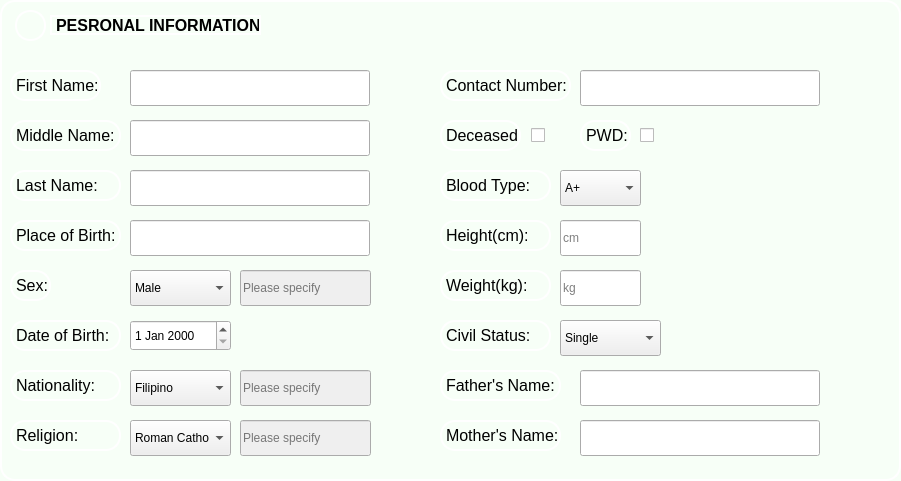
    <widget class="QFrame" name="personalInfromationFrame_2">
     <property name="geometry">
      <rect>
       <x>290</x>
       <y>100</y>
       <width>901</width>
       <height>481</height>
      </rect>
     </property>
     <property name="styleSheet">
      <string notr="true">QFrame {
    background-color: #f7fff7;   
    border: 2px solid white;  
    border-radius: 15px;      
}
</string>
     </property>
     <property name="frameShape">
      <enum>QFrame::StyledPanel</enum>
     </property>
     <property name="frameShadow">
      <enum>QFrame::Raised</enum>
     </property>
     <widget class="QLabel" name="personalInformationIcon_3">
      <property name="geometry">
       <rect>
        <x>15</x>
        <y>10</y>
        <width>31</width>
        <height>31</height>
       </rect>
      </property>
      <property name="text">
       <string/>
      </property>
      <property name="pixmap">
       <pixmap>../../../../OneDrive/Desktop/2nd Term/IT5L(2748)/3rd Deliverable (System Design)/Icons/personal information.png</pixmap>
      </property>
      <property name="scaledContents">
       <bool>true</bool>
      </property>
     </widget>
     <widget class="QLabel" name="personalInformationLabel_2">
      <property name="geometry">
       <rect>
        <x>50</x>
        <y>15</y>
        <width>211</width>
        <height>20</height>
       </rect>
      </property>
      <property name="font">
       <font>
        <pointsize>12</pointsize>
        <bold>true</bold>
       </font>
      </property>
      <property name="text">
       <string>PESRONAL INFORMATION</string>
      </property>
     </widget>
     <widget class="QLabel" name="firstName_3">
      <property name="geometry">
       <rect>
        <x>10</x>
        <y>70</y>
        <width>91</width>
        <height>31</height>
       </rect>
      </property>
      <property name="font">
       <font>
        <pointsize>12</pointsize>
       </font>
      </property>
      <property name="text">
       <string>First Name:</string>
      </property>
     </widget>
     <widget class="QLineEdit" name="firstNameInput_2">
      <property name="geometry">
       <rect>
        <x>130</x>
        <y>70</y>
        <width>240</width>
        <height>36</height>
       </rect>
      </property>
     </widget>
     <widget class="QLineEdit" name="middleNameInput_2">
      <property name="geometry">
       <rect>
        <x>130</x>
        <y>120</y>
        <width>240</width>
        <height>36</height>
       </rect>
      </property>
     </widget>
     <widget class="QLabel" name="middleName_2">
      <property name="geometry">
       <rect>
        <x>10</x>
        <y>120</y>
        <width>111</width>
        <height>31</height>
       </rect>
      </property>
      <property name="font">
       <font>
        <pointsize>12</pointsize>
       </font>
      </property>
      <property name="text">
       <string>Middle Name:</string>
      </property>
     </widget>
     <widget class="QLabel" name="lastName_2">
      <property name="geometry">
       <rect>
        <x>10</x>
        <y>170</y>
        <width>111</width>
        <height>31</height>
       </rect>
      </property>
      <property name="font">
       <font>
        <pointsize>12</pointsize>
       </font>
      </property>
      <property name="text">
       <string>Last Name:</string>
      </property>
     </widget>
     <widget class="QLineEdit" name="lastNameInput_2">
      <property name="geometry">
       <rect>
        <x>130</x>
        <y>170</y>
        <width>240</width>
        <height>36</height>
       </rect>
      </property>
     </widget>
     <widget class="QLabel" name="placeOfBirth_2">
      <property name="geometry">
       <rect>
        <x>10</x>
        <y>220</y>
        <width>111</width>
        <height>31</height>
       </rect>
      </property>
      <property name="font">
       <font>
        <pointsize>12</pointsize>
       </font>
      </property>
      <property name="text">
       <string>Place of Birth:</string>
      </property>
     </widget>
     <widget class="QLineEdit" name="placeOfBirthInput_2">
      <property name="geometry">
       <rect>
        <x>130</x>
        <y>220</y>
        <width>240</width>
        <height>36</height>
       </rect>
      </property>
     </widget>
     <widget class="QLabel" name="dateOfBirth_2">
      <property name="geometry">
       <rect>
        <x>10</x>
        <y>320</y>
        <width>111</width>
        <height>31</height>
       </rect>
      </property>
      <property name="font">
       <font>
        <pointsize>12</pointsize>
       </font>
      </property>
      <property name="text">
       <string>Date of Birth:</string>
      </property>
     </widget>
     <widget class="QDateEdit" name="dateOfBirthInput_2">
      <property name="geometry">
       <rect>
        <x>130</x>
        <y>320</y>
        <width>101</width>
        <height>31</height>
       </rect>
      </property>
     </widget>
     <widget class="QLabel" name="nationality_2">
      <property name="geometry">
       <rect>
        <x>10</x>
        <y>370</y>
        <width>111</width>
        <height>31</height>
       </rect>
      </property>
      <property name="font">
       <font>
        <pointsize>12</pointsize>
       </font>
      </property>
      <property name="text">
       <string>Nationality:</string>
      </property>
     </widget>
     <widget class="QComboBox" name="nationalityComboBox_2">
      <property name="geometry">
       <rect>
        <x>130</x>
        <y>370</y>
        <width>101</width>
        <height>36</height>
       </rect>
      </property>
      <item>
       <property name="text">
        <string>Filipino</string>
       </property>
      </item>
      <item>
       <property name="text">
        <string>American</string>
       </property>
      </item>
      <item>
       <property name="text">
        <string>Chinese</string>
       </property>
      </item>
      <item>
       <property name="text">
        <string>Korean</string>
       </property>
      </item>
      <item>
       <property name="text">
        <string>Japanese</string>
       </property>
      </item>
      <item>
       <property name="text">
        <string>Indian</string>
       </property>
      </item>
      <item>
       <property name="text">
        <string>Others:</string>
       </property>
      </item>
     </widget>
     <widget class="QLineEdit" name="otherInput_4">
      <property name="enabled">
       <bool>false</bool>
      </property>
      <property name="geometry">
       <rect>
        <x>240</x>
        <y>370</y>
        <width>131</width>
        <height>36</height>
       </rect>
      </property>
      <property name="placeholderText">
       <string>Please specify</string>
      </property>
      <property name="clearButtonEnabled">
       <bool>false</bool>
      </property>
     </widget>
     <widget class="QLabel" name="religion_2">
      <property name="geometry">
       <rect>
        <x>10</x>
        <y>420</y>
        <width>111</width>
        <height>31</height>
       </rect>
      </property>
      <property name="font">
       <font>
        <pointsize>12</pointsize>
       </font>
      </property>
      <property name="text">
       <string>Religion:</string>
      </property>
     </widget>
     <widget class="QComboBox" name="religionComboBox_2">
      <property name="geometry">
       <rect>
        <x>130</x>
        <y>420</y>
        <width>101</width>
        <height>36</height>
       </rect>
      </property>
      <item>
       <property name="text">
        <string>Roman Catholic</string>
       </property>
      </item>
      <item>
       <property name="text">
        <string>Inglesia ni Cristo</string>
       </property>
      </item>
      <item>
       <property name="text">
        <string>Born Again</string>
       </property>
      </item>
      <item>
       <property name="text">
        <string>Muslim</string>
       </property>
      </item>
      <item>
       <property name="text">
        <string>Buddhism</string>
       </property>
      </item>
      <item>
       <property name="text">
        <string>Hinduism</string>
       </property>
      </item>
      <item>
       <property name="text">
        <string>None</string>
       </property>
      </item>
      <item>
       <property name="text">
        <string>Other:</string>
       </property>
      </item>
     </widget>
     <widget class="QLineEdit" name="otherInput_5">
      <property name="enabled">
       <bool>false</bool>
      </property>
      <property name="geometry">
       <rect>
        <x>240</x>
        <y>420</y>
        <width>131</width>
        <height>36</height>
       </rect>
      </property>
      <property name="placeholderText">
       <string>Please specify</string>
      </property>
      <property name="clearButtonEnabled">
       <bool>false</bool>
      </property>
     </widget>
     <widget class="QLabel" name="firstName_4">
      <property name="geometry">
       <rect>
        <x>10</x>
        <y>270</y>
        <width>41</width>
        <height>31</height>
       </rect>
      </property>
      <property name="font">
       <font>
        <pointsize>12</pointsize>
       </font>
      </property>
      <property name="text">
       <string>Sex:</string>
      </property>
     </widget>
     <widget class="QComboBox" name="sexComboBox_2">
      <property name="geometry">
       <rect>
        <x>130</x>
        <y>270</y>
        <width>101</width>
        <height>36</height>
       </rect>
      </property>
      <item>
       <property name="text">
        <string>Male</string>
       </property>
      </item>
      <item>
       <property name="text">
        <string>Female</string>
       </property>
      </item>
      <item>
       <property name="text">
        <string>Other:</string>
       </property>
      </item>
     </widget>
     <widget class="QLineEdit" name="otherInput_6">
      <property name="enabled">
       <bool>false</bool>
      </property>
      <property name="geometry">
       <rect>
        <x>240</x>
        <y>270</y>
        <width>131</width>
        <height>36</height>
       </rect>
      </property>
      <property name="placeholderText">
       <string>Please specify</string>
      </property>
      <property name="clearButtonEnabled">
       <bool>false</bool>
      </property>
     </widget>
     <widget class="QLabel" name="deceased_2">
      <property name="geometry">
       <rect>
        <x>440</x>
        <y>120</y>
        <width>81</width>
        <height>31</height>
       </rect>
      </property>
      <property name="font">
       <font>
        <pointsize>12</pointsize>
       </font>
      </property>
      <property name="text">
       <string>Deceased:</string>
      </property>
     </widget>
     <widget class="QCheckBox" name="deceasedBox_2">
      <property name="geometry">
       <rect>
        <x>531</x>
        <y>120</y>
        <width>21</width>
        <height>31</height>
       </rect>
      </property>
      <property name="text">
       <string/>
      </property>
     </widget>
     <widget class="QCheckBox" name="pwdCheckBox_2">
      <property name="geometry">
       <rect>
        <x>640</x>
        <y>120</y>
        <width>21</width>
        <height>31</height>
       </rect>
      </property>
      <property name="text">
       <string/>
      </property>
     </widget>
     <widget class="QLabel" name="pwd_2">
      <property name="geometry">
       <rect>
        <x>580</x>
        <y>120</y>
        <width>51</width>
        <height>31</height>
       </rect>
      </property>
      <property name="font">
       <font>
        <pointsize>12</pointsize>
       </font>
      </property>
      <property name="text">
       <string>PWD:</string>
      </property>
     </widget>
     <widget class="QLabel" name="bloodType_2">
      <property name="geometry">
       <rect>
        <x>440</x>
        <y>170</y>
        <width>111</width>
        <height>31</height>
       </rect>
      </property>
      <property name="font">
       <font>
        <pointsize>12</pointsize>
       </font>
      </property>
      <property name="text">
       <string>Blood Type:</string>
      </property>
     </widget>
     <widget class="QComboBox" name="bloodTypeInput_2">
      <property name="geometry">
       <rect>
        <x>560</x>
        <y>170</y>
        <width>81</width>
        <height>36</height>
       </rect>
      </property>
      <item>
       <property name="text">
        <string>A+</string>
       </property>
      </item>
      <item>
       <property name="text">
        <string>A-</string>
       </property>
      </item>
      <item>
       <property name="text">
        <string>B+</string>
       </property>
      </item>
      <item>
       <property name="text">
        <string>B-</string>
       </property>
      </item>
      <item>
       <property name="text">
        <string>AB+</string>
       </property>
      </item>
      <item>
       <property name="text">
        <string>AB-</string>
       </property>
      </item>
      <item>
       <property name="text">
        <string>O+</string>
       </property>
      </item>
      <item>
       <property name="text">
        <string>O-</string>
       </property>
      </item>
     </widget>
     <widget class="QLineEdit" name="heightInput_2">
      <property name="geometry">
       <rect>
        <x>560</x>
        <y>220</y>
        <width>81</width>
        <height>36</height>
       </rect>
      </property>
      <property name="placeholderText">
       <string>cm</string>
      </property>
     </widget>
     <widget class="QLabel" name="height_2">
      <property name="geometry">
       <rect>
        <x>440</x>
        <y>220</y>
        <width>111</width>
        <height>31</height>
       </rect>
      </property>
      <property name="font">
       <font>
        <pointsize>12</pointsize>
       </font>
      </property>
      <property name="text">
       <string>Height(cm):</string>
      </property>
     </widget>
     <widget class="QLabel" name="weight_2">
      <property name="geometry">
       <rect>
        <x>440</x>
        <y>270</y>
        <width>111</width>
        <height>31</height>
       </rect>
      </property>
      <property name="font">
       <font>
        <pointsize>12</pointsize>
       </font>
      </property>
      <property name="text">
       <string>Weight(kg):</string>
      </property>
     </widget>
     <widget class="QLineEdit" name="weightInput_2">
      <property name="geometry">
       <rect>
        <x>560</x>
        <y>270</y>
        <width>81</width>
        <height>36</height>
       </rect>
      </property>
      <property name="placeholderText">
       <string>kg</string>
      </property>
     </widget>
     <widget class="QLineEdit" name="contactNumberInput_2">
      <property name="geometry">
       <rect>
        <x>580</x>
        <y>70</y>
        <width>240</width>
        <height>36</height>
       </rect>
      </property>
     </widget>
     <widget class="QLabel" name="contactNumber_2">
      <property name="geometry">
       <rect>
        <x>440</x>
        <y>70</y>
        <width>131</width>
        <height>31</height>
       </rect>
      </property>
      <property name="font">
       <font>
        <pointsize>12</pointsize>
       </font>
      </property>
      <property name="text">
       <string>Contact Number:</string>
      </property>
     </widget>
     <widget class="QLabel" name="civilStatus_2">
      <property name="geometry">
       <rect>
        <x>440</x>
        <y>320</y>
        <width>111</width>
        <height>31</height>
       </rect>
      </property>
      <property name="font">
       <font>
        <pointsize>12</pointsize>
       </font>
      </property>
      <property name="text">
       <string>Civil Status:</string>
      </property>
     </widget>
     <widget class="QComboBox" name="civilStatusInput_2">
      <property name="geometry">
       <rect>
        <x>560</x>
        <y>320</y>
        <width>101</width>
        <height>36</height>
       </rect>
      </property>
      <item>
       <property name="text">
        <string>Single</string>
       </property>
      </item>
      <item>
       <property name="text">
        <string>Married</string>
       </property>
      </item>
      <item>
       <property name="text">
        <string>Widowed</string>
       </property>
      </item>
      <item>
       <property name="text">
        <string>Separated</string>
       </property>
      </item>
     </widget>
     <widget class="QLineEdit" name="fathersNameInput_2">
      <property name="geometry">
       <rect>
        <x>580</x>
        <y>370</y>
        <width>240</width>
        <height>36</height>
       </rect>
      </property>
     </widget>
     <widget class="QLabel" name="fathersName_2">
      <property name="geometry">
       <rect>
        <x>440</x>
        <y>370</y>
        <width>121</width>
        <height>31</height>
       </rect>
      </property>
      <property name="font">
       <font>
        <pointsize>12</pointsize>
       </font>
      </property>
      <property name="text">
       <string>Father's Name:</string>
      </property>
     </widget>
     <widget class="QLabel" name="mothersName_2">
      <property name="geometry">
       <rect>
        <x>440</x>
        <y>420</y>
        <width>121</width>
        <height>31</height>
       </rect>
      </property>
      <property name="font">
       <font>
        <pointsize>12</pointsize>
       </font>
      </property>
      <property name="text">
       <string>Mother's Name:</string>
      </property>
     </widget>
     <widget class="QLineEdit" name="mothersNameInput_2">
      <property name="geometry">
       <rect>
        <x>580</x>
        <y>420</y>
        <width>240</width>
        <height>36</height>
       </rect>
      </property>
     </widget>
    </widget>
